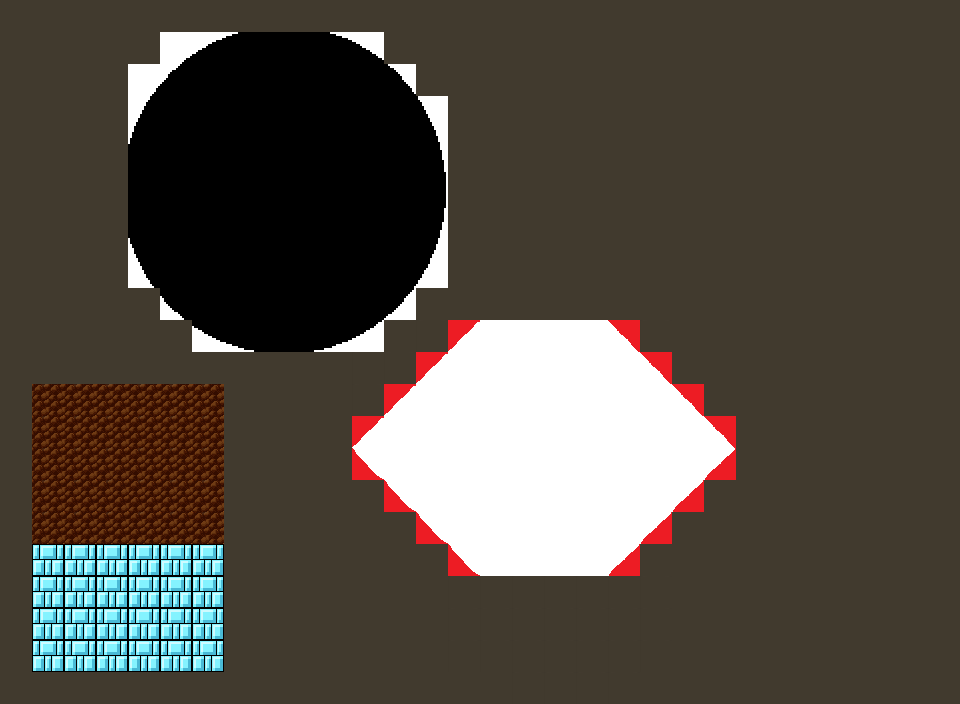

The image is a tile-based game level rendered from a .tmx file. Its description and source (layers, tilesets, objects; grid data summarised) follow:
An orthogonal 30x22 tile map with 32x32 px tiles, 1 tile layer (Tile Layer 1), 4 tilesets and 12 objects (6x solid, 4x ice, 2x dirt).

<map version="1.0" orientation="orthogonal" renderorder="right-down" width="30" height="22" tilewidth="32" tileheight="32" nextobjectid="44">
 <tileset firstgid="1" name="mario" tilewidth="32" tileheight="32">
  <image source="mario.png" width="512" height="512" />
 </tileset>
 <tileset firstgid="257" name="ful" tilewidth="32" tileheight="32">
  <image source="ful.png" width="64" height="64" />
 </tileset>
 <tileset firstgid="261" name="ful2" tilewidth="32" tileheight="32">
  <image source="ful2.png" width="32" height="32" />
 </tileset>
 <tileset firstgid="262" name="circle" tilewidth="32" tileheight="32">
  <image source="circle.png" width="320" height="320" />
 </tileset>
 <layer name="Tile Layer 1" width="30" height="22">
  <data>[660 cells, 660 non-empty, 99 distinct tile ids]</data>
 </layer>
 <objectgroup name="objects">
  <object id="1" name="dirt" x="32" y="384" width="192" height="160" />
  <object id="2" name="ice" x="32" y="544" width="192" height="128" />
  <object id="13" name="ice" x="352" y="448">
   <polygon points="0,0 128,128 128,-128" />
  </object>
  <object id="14" name="ice" x="608" y="320">
   <polygon points="0,0 0,256 128,128" />
  </object>
  <object id="19" name="ice" x="480" y="320" width="128" height="256" />
  <object id="30" name="dirt" x="128" y="32" width="320" height="320">
   <ellipse />
  </object>
  <object id="34" name="solid" x="0" y="0">
   <polyline points="0,0 960,0" />
  </object>
  <object id="36" name="solid" x="960" y="0">
   <polyline points="0,0 0,704" />
  </object>
  <object id="38" name="solid" x="0" y="0">
   <polyline points="0,0 0,704" />
  </object>
  <object id="40" name="solid" x="0" y="704">
   <polyline points="0,0 960,0" />
  </object>
  <object id="42" name="solid" x="544" y="128" width="64" height="64">
   <ellipse />
  </object>
  <object id="43" name="solid" x="507" y="211">
   <polygon points="0,0 64,96 20,58 -11,13" />
  </object>
 </objectgroup>
</map>
